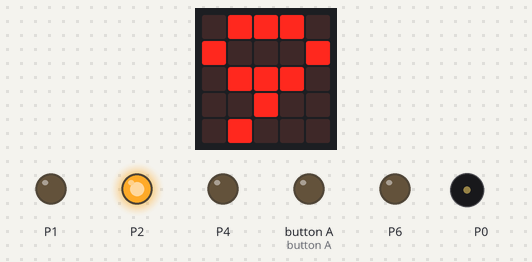
This program was run on a simulated BBC micro:bit (MakeCode). Parts: the board's 5×5 LED display, output pins drawn as LEDs (lit = HIGH), buzzer (waves = sounding).

Above: at 10.6 s.
At 11.5 s:
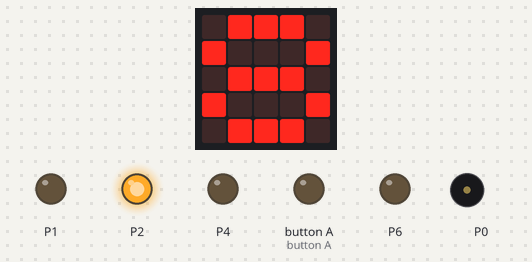
At 12.5 s:
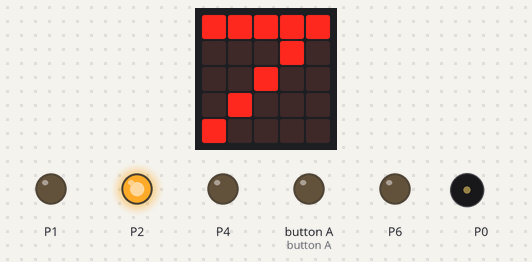
At 15.3 s:
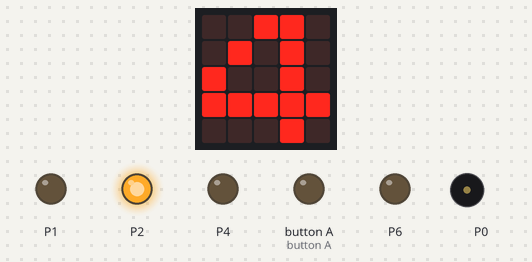
At 17.2 s:
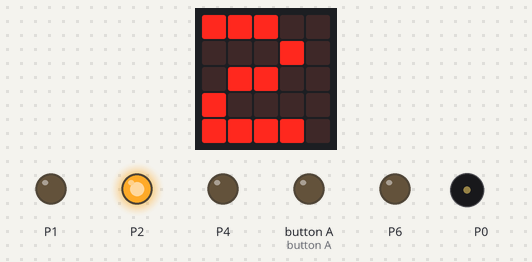
At 20.1 s:
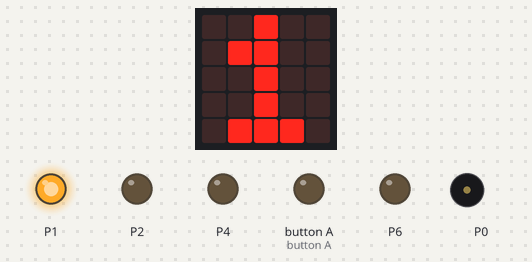
Timing chart, 0 to 23.0 s (numbered marks = the images above):
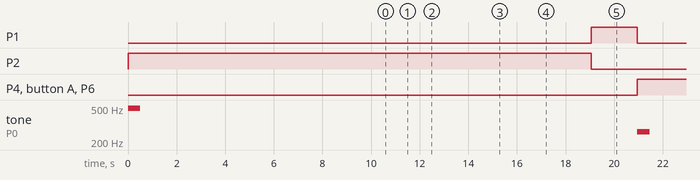

Measured:
- by itself, P1: LOW → HIGH at 19.1 s, → LOW 1.9 s later
- by itself, P2: LOW → HIGH at 0.00 s, → LOW 19.1 s later
- by itself, P4, button A, P6: LOW → HIGH at 21.0 s
- by itself, tone on P0: silent → 494 Hz at 0.00 s, → silent 0.50 s later, → 262 Hz 20.5 s later, → silent 0.50 s later
- what the display in image 0 shows lasts 1.0 s, from 10.5 s to 11.5 s

The program:

main.ts
```typescript
let Número = 0
function P4P5P6 (_0o1: number) {
    pins.digitalWritePin(DigitalPin.P4, _0o1)
    pins.digitalWritePin(DigitalPin.P5, _0o1)
    pins.digitalWritePin(DigitalPin.P6, _0o1)
    return
}
basic.forever(function () {
    P4P5P6(0)
    pins.digitalWritePin(DigitalPin.P1, 0)
    pins.digitalWritePin(DigitalPin.P2, 1)
    music.playTone(494, music.beat(BeatFraction.Whole))
    basic.pause(10000)
    Número = 9
    for (let index = 0; index < 9; index++) {
        basic.showNumber(Número)
        basic.pause(200)
        Número += -1
    }
    basic.clearScreen()
    P4P5P6(0)
    pins.digitalWritePin(DigitalPin.P2, 0)
    pins.digitalWritePin(DigitalPin.P1, 1)
    Número = 2
    for (let index = 0; index < 2; index++) {
        basic.showNumber(Número)
        basic.pause(200)
        Número += -1
    }
    basic.clearScreen()
    pins.digitalWritePin(DigitalPin.P2, 0)
    pins.digitalWritePin(DigitalPin.P1, 0)
    P4P5P6(1)
    music.playTone(262, music.beat(BeatFraction.Whole))
    basic.pause(20000)
    Número = 9
    for (let index = 0; index < 9; index++) {
        basic.showNumber(Número)
        basic.pause(200)
        Número += -1
    }
    basic.clearScreen()
})
```

test.ts
```typescript
// aquí va el archivo "tests"; esto no se compilará cuando este paquete se utilice como una extensión.
```
